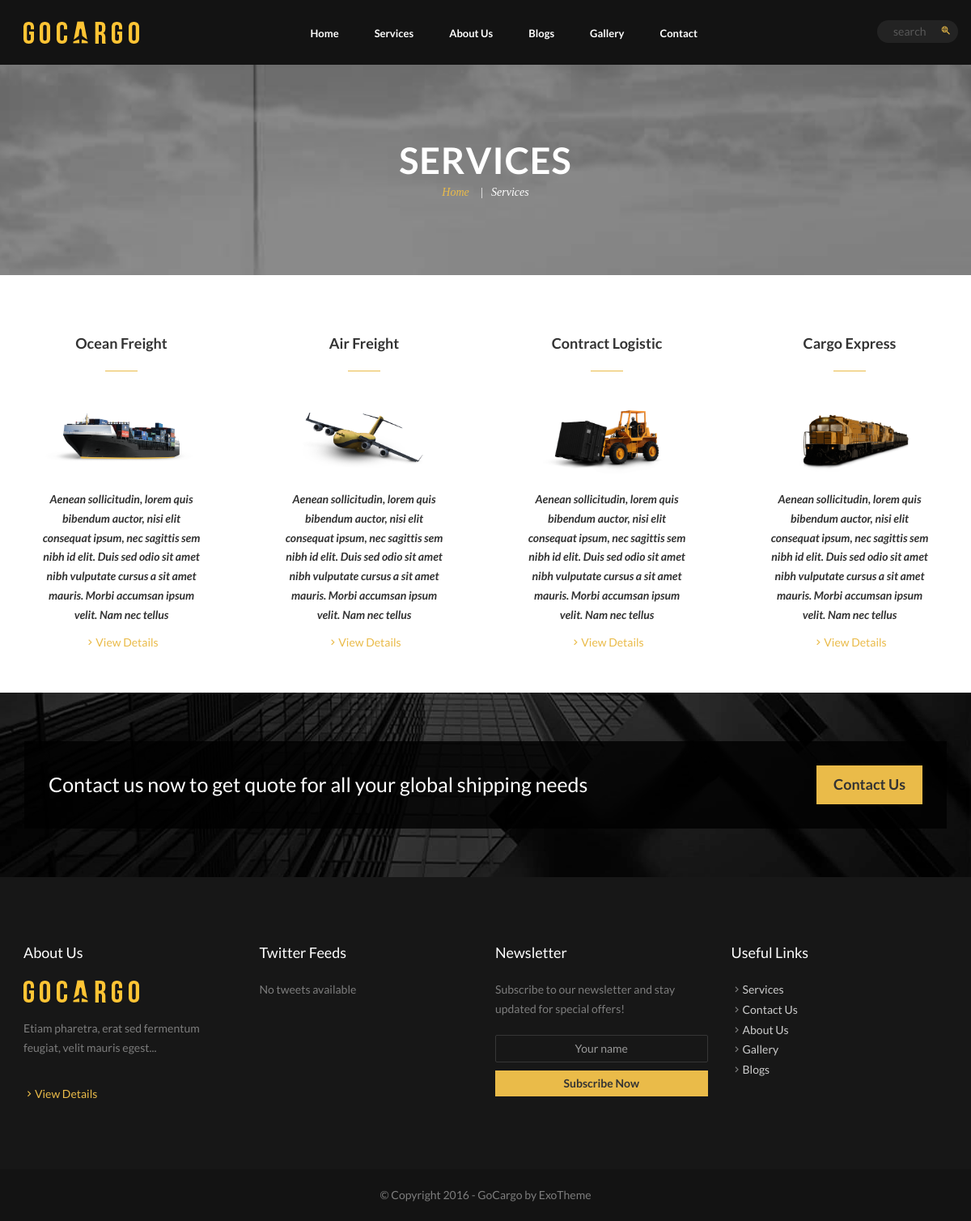
Page /en/services on the committed database.
### app/models.py (models this page shows, shortened)
class Service(models.Model):
    title_en = models.CharField(max_length=255)
    title_uz = models.CharField(max_length=255, blank=True, null=True)
    title_ru = models.CharField(max_length=255, blank=True, null=True)
    title_tk = models.CharField(max_length=255, blank=True, null=True)
    description_en = RichTextUploadingField(blank=True, null=True)
    description_uz = RichTextUploadingField(blank=True, null=True)
    description_ru = RichTextUploadingField(blank=True, null=True)
    description_tk = RichTextUploadingField(blank=True, null=True)
    image = models.ImageField(upload_to=set_blog)
    status = models.BooleanField(default=True)
    created_at = models.DateTimeField(auto_now_add=True)
    updated_at = models.DateTimeField(auto_now=True)

class Blog(models.Model):
    BLOG_TYPE = (
        ('blog', 'BLOG'),
        ('about', 'ABOUT'),
        ('client', 'CLIENT'),
        ('people', 'PEOPLE'),
        ('company', 'COMPANY'),
        ('career', 'CAREER'),
        ('faq', 'FAQ')
    )
    title_en = models.CharField(max_length=255)
    title_uz = models.CharField(max_length=255, blank=True, null=True)
    title_ru = models.CharField(max_length=255, blank=True, null=True)
    title_tk = models.CharField(max_length=255, blank=True, null=True)
    description_en = RichTextUploadingField(blank=True, null=True)
    description_uz = RichTextUploadingField(blank=True, null=True)
    description_ru = RichTextUploadingField(blank=True, null=True)
    description_tk = RichTextUploadingField(blank=True, null=True)
    is_home = models.BooleanField(default=False)
    status = models.BooleanField(default=True)
    image = models.ImageField(blank=True, null=True)
    type = models.CharField(choices=BLOG_TYPE, default='blog', max_length=64)
    created_at = models.DateTimeField(auto_now_add=True)
    updated_at = models.DateTimeField(auto_now=True)

### app/views.py (the view)
# urls.py: path('services', ServicesListView.as_view(), name='services'),
class ServicesListView(ListView):
    paginate_by = 12
    template_name = 'services.html'
    def get_context_data(self, **kwargs):
        context = super(ServicesListView, self).get_context_data(**kwargs)
        query = self.request.GET.get('search')
        context["query"] = query
        context['services'] = Service.objects.all()
        context['about'] = Blog.objects.filter(type='about').first()
        return context
    def get_queryset(self, *args, **kwargs):
        query = self.request.GET.get('search', None)
        print('request', self.request.GET)
        if query is not None:
            return Service.objects.search(query)
        if 'ordering' in self.request.GET:
            value = self.request.GET['ordering']
            return Service.objects.filter(status=True).order_by(value)
        return Service.objects.filter(status=True).order_by('-id')
    def get(self, request, *args, **kwargs):
        print('here')
        return super(ServicesListView, self).get(request, *args, **kwargs)

### app/templates/services.html (shortened to what this page needs)
<!DOCTYPE html>
{% extends 'base.html' %}
{% load static i18n %}
{% block body %}
    <section id="subheader" class="page-service no-bottom" data-stellar-background-ratio="0.5">
        <div class="inner">
            <div class="container">
                <div class="row">
                    <div class="col-md-12">
                        <h1>{% trans 'Services'%}</h1>
                        <div class="crumb">
                            <div>
                                <ul>
                                    <li><a href="{% url 'home' %}">{% trans 'Home' %}</a></li>
                                    <li>{% trans 'Services' %}</li>
                                </ul>
                            </div>
                        </div>
                    </div>
                </div>
            </div>
        </div>
    </section>
    <div id="content" class="no-padding">
        <section class="no-padding">
            <div class="container-fullwidth">
                {% for service in services %}
                <div class="box-service one-fourth">
                    <div class="bg-color-fx padding-5 text-center">
                        <h3>{% if LANGUAGE_CODE == 'uz' %}
                                {{ service.title_uz }}
                            {% elif LANGUAGE_CODE == 'ru' %}
                                {{ service.title_ru }}
                            {% elif LANGUAGE_CODE == 'tk' %}
                                {{ service.title_tk }}
                            {% else %}
                                {{ service.title_en }}
                            {% endif %}</h3>
                        <div class="tiny-border margintop10 marginbottom10"></div>
                        <img src="{{service.image.url}}" class="img-responsive margintop20 marginbottom20 wow fadeInRight"
                             alt=""/>
                        <p>{% if LANGUAGE_CODE == 'uz' %}
                                {{ service.description_uz |safe |slice:":250"}}
                            {% elif LANGUAGE_CODE == 'ru' %}
                                {{ service.description_ru |safe |slice:":250"}}
                            {% elif LANGUAGE_CODE == 'tk' %}
                                {{ service.description_tk |safe |slice:":250"}}
                            {% else %}
                                {{ service.description_en |safe |slice:":250"}}
                            {% endif %}</p>
                        <a href="{% url 'services-detail' service.id %}" class="btn-arrow hover-light"><span
                                class="mdi mdi-chevron-right">View Details</span></a>
                    </div>
                </div>
                {% endfor %}
            </div>
        </section>
        <section id="section-cta-2" class="cta light-text" data-stellar-background-ratio="0.5" class="light-text">
            <div class="container">
                <div class="row">
                    <div class="col-md-12">
                        <div class="padding30 overlaydark80 wow fadeIn">
                            <div class="row">
                                <div class="col-md-10">
                                    <h2 class="mb0 mt10">Contact us now to get quote for all your global shipping
                                        needs</h2>
                                </div>
                                <div class="col-md-2 text-right">
                                    <a href="#" class="btn btn-custom">Contact Us</a>
                                </div>
                            </div>
                        </div>
                    </div>
                </div>
            </div>
        </section>
    </div>
{% endblock %}

### app/templates/base.html (shortened to what this page needs)
<!DOCTYPE html>
{% load static %}
{% load i18n tags %}
{% get_current_language as LANGUAGE_CODE %}
<html lang="en">
<head>
    <link href="{% static 'css/main.css' %}" rel="stylesheet" type="text/css">
    <link rel="stylesheet" href="{% static 'master/css/materialdesignicons.css'%}">
</head>
<body>
<div id="wrapper">
    <header>
        <div class="container">
            <div class="row">
                <div class="col-md-3">
                    <div id="logo">
                        <div class="inner">
                            <a href="{% url 'home' %}">
                                <img src="../../media/gallery/logo.png" alt="" class="logo-1">
                            </a>
                        </div>
                    </div>
                </div>
                <div class="col-md-9">
                    <nav id="mainmenu-container">
                        <ul id="mainmenu">
                            <li><a href="{% url 'home' %}">Home</a></li>
                            <li><a href="{% url 'services' %}">Services</a></li>
                            <li><a href="{% url 'about' %}">About Us</a></li>
                            <li><a href="{% url 'blogs' %}">Blogs</a></li>
                            <li><a href="{% url 'gallery' %}">Gallery</a></li>
                            <li><a href="{% url 'contact' %}">Contact</a></li>
                        </ul>
                    </nav>
                    <div class="search text-right">
                        <input type="text" name="search" id="search" placeholder="search">
                        <button type="submit" class="btn-search-icon">
                            <i class="mdi mdi-search-web"></i>
                        </button>
                    </div>
                </div>
            </div>
        </div>
    </header>
    {% block body %}
    {% endblock %}
    <footer class="sticky">
        <div class="container">
            <div class="row">
                <div class="col-md-3">
                    <div class="widget widget_tags">
                        <h3>About Us</h3>
                        <img src="img/logo.png" alt="" class="marginbottom20">
                        {% if LANGUAGE_CODE == 'uz' %}
                            {{ about.description_uz |safe |slice:":250"}}
                        {% elif LANGUAGE_CODE == 'ru' %}
                        {{ about.description_ru |safe |slice:":250"}}
                        {% elif LANGUAGE_CODE == 'tk' %}
                            {{ about.description_ru |safe |slice:":250"}}
                        {% else %}
                            {{ about.description_en |safe |slice:":250"}}
                        {% endif %}
                        <br>
                    <a href="{% url 'about' %}" class="btn-arrow id-color hover-light"><span class=""><i class="mdi mdi-chevron-right"></i>View Details</span></a>
                    </div>
                </div>
                <div class="col-md-3">
                    <div class="widget">
                        <h3>Twitter Feeds</h3>
                        <div id="tweecool" class="twitter-widget"></div>
                    </div>
                </div>
                <div class="col-md-3">
                    <div class="widget">
                        <h3>Newsletter</h3>
                        Subscribe to our newsletter and stay updated for special offers!
                        <div class="divider"></div>
                        <input type="text" class="form-control form-border text-center marginbottom10" name="email"
                               id="email" placeholder="Your name"/>
                        <input type="submit" id="send" value="Subscribe Now"
                               class="btn btn-custom padding10 width100p"/>
                    </div>
                </div>
                <div class="col-md-3">
                    <div class="widget">
                        <h3>Useful Links</h3>
                        <ul class="">
                            <li><i class="mdi mdi-chevron-right"></i><a href="{%url 'services' %}">Services</a></li>
                            <li><i class="mdi mdi-chevron-right"></i><a href="{%url 'contact' %}">Contact Us</a></li>
                            <li><i class="mdi mdi-chevron-right"></i><a href="{%url 'about' %}">About Us</a></li>
                            <li><i class="mdi mdi-chevron-right"></i><a href="{%url 'gallery' %}">Gallery</a></li>
                            <li><i class="mdi mdi-chevron-right"></i><a href="{%url 'blogs' %}">Blogs</a></li>
                        </ul>
                    </div>
                </div>
            </div>
        </div>
        <div class="subfooter">
            &copy; Copyright 2016 - GoCargo by ExoTheme
        </div>
    </footer>
</div>
</body>
</html>

### app/static/css/rev-settings.css (style rules this page uses)
html { overflow-x:hidden; padding: 0 !important; background:#fff; margin:0px !important; }

### app/static/css/custom.css (style rules this page uses)
section { background:#fdfdfd; padding:90px 0 90px 0; }
header,header.clone { background:#131313; border:none; }
header.clone #mainmenu a { color: #fff; }
header .search input, header.clone .search input[type=text] { background:rgba(255,255,255,.1); color:#fff; }
.btn-search-icon { background:none; border:none; width:40px; }
.btn-search-icon { position:absolute; margin-left:-35px; }
#subheader { padding-top: 80px; background: url(../img/bg/bg-subheader.jpg) fixed; background-size: cover !important; text-align: center; }
#subheader .inner { padding:90px 0 90px 0; }
#subheader.page-service { background: url('../../../media/gallery/background-subheader-2-service.jpg') top fixed; background-size:cover; }
#section-cta-2 { width:100%; background:url('../../../media/gallery/bg-5.jpg'); background-size:cover; padding:60px 0 60px 0 !important; }
.widget { border-bottom:none; padding-bottom:0; }
.tiny-border { height:1px; display:inline-block; }
footer { padding-bottom:0; padding-top:80px; }
#mainmenu-container { font-family: "Lato"; font-size:14px; font-weight: 500; }
#mainmenu a { padding: 10px 22px 8px 22px; }
h2 { font-family:"Lato"; font-size:25px; font-weight:bold; text-transform:none; margin-bottom:20px; }
.cta h2 { font-size:25px; font-weight:500; }
.cta .btn-custom { font-size:18px; }
h3 { font-family:"Lato"; font-size:18px; font-weight:bold; }
.widget h3 { text-transform:none; }
footer { color:#7d7d7d; }
footer.sticky { position:fixed; bottom:0; z-index:-1; width:100%; }
.subfooter { background:#131313; padding:20px 0 20px 0; }
footer h3 { padding-bottom:10px; }
#subheader h1 { font-family:"Lato"; font-weight:bold; font-size:45px; letter-spacing:1px; color:#fff !important; }
h1,.type-wrap.title { font-size:56px; font-weight:800; text-transform:uppercase; line-height:56px; font-weight:normal; color:#fff; margin-bottom:0; }
.btn-custom { text-transform:none; letter-spacing:0; border-radius:0; -moz-border-radius:0; -webkit-border-radius:0; color:#333; padding:10px 20px 10px 20px; }
.animated { -webkit-animation-duration: .75s; animation-duration: .75s; -webkit-animation-fill-mode: both; animation-fill-mode: both; -webkit-animation-timing-function: ease-in-out; animation-timing-function: ease-in-out; }
.crumb li:before { content:"|"; }
.box-service { background:#fff; }

### app/static/css/color/yellow.css (style rules this page uses)
a, .id-color, .list-2-col li:hover a, .list-2-col li:hover:before, .twitter-widget li a, #subheader h1, .counter .num, h1.id-color,h2.id-color, .team-list .name, .timeline-year .date, footer .social i:hover, #mainmenu li:hover a, .news-item a h3, .news-item .fa, .pagination li a, .btn-open-map, .btn-search-icon, .info-box i, .news-item a:hover h4, .news-list-date a:hover h4, .feature-box i, .news-item.style-3 .date .day, .news-item.style-3 .date .month, .exo_tab .exo_nav .nav-item > div h5, .title-with-icon-box > i, #mainmenu li a.active { color:#eabb49; }
.divider-deco span, .box-icon-small i , .tiny-border, .bg-color, .btn-custom, .news-list-date .date, .feature-box.icon-square > i, .owl-custom-nav .btn-next:before, .owl-custom-nav .btn-prev:before, #testi-carousel-2 blockquote, .owl-theme .owl-controls .owl-page.active span, #awards-carousel .overlay, #awards-thumbnail .overlay, .side-nav li.active, .testi-box-1 blockquote, .simple-form input[type=submit], .btn-expand:before, .faq .icon-search, #mainmenu li li a:hover, .pagination li.active a, .news-item .quote, .ex-gallery .small-border, #menu-btn , .timeline.custom-tl > li > .timeline-badge, ul.progress li.active, ul.progress li.beforeactive:before, .small-border, .news-item.style-2 .date, .nav-s1 .owl-controls .owl-page.active span, .input-with-button .btn-submit { background-color:#eabb49; }

### rows in the picture
Service: title_en "Ocean Freight", image (picture), description_en "Aenean sollicitudin, lorem quis bibendum auctor, nisi elit consequat ipsum, nec sagittis sem nibh id elit. Duis sed odio sit amet nibh vulputate cursus a sit amet mauris. Morbi accumsan ipsum velit. Nam nec tellus"
Service: title_en "Air Freight", image (picture), description_en "Aenean sollicitudin, lorem quis bibendum auctor, nisi elit consequat ipsum, nec sagittis sem nibh id elit. Duis sed odio sit amet nibh vulputate cursus a sit amet mauris. Morbi accumsan ipsum velit. Nam nec tellus"
Service: title_en "Contract Logistic", image (picture), description_en "Aenean sollicitudin, lorem quis bibendum auctor, nisi elit consequat ipsum, nec sagittis sem nibh id elit. Duis sed odio sit amet nibh vulputate cursus a sit amet mauris. Morbi accumsan ipsum velit. Nam nec tellus"
Service: title_en "Cargo Express", image (picture), description_en "Aenean sollicitudin, lorem quis bibendum auctor, nisi elit consequat ipsum, nec sagittis sem nibh id elit. Duis sed odio sit amet nibh vulputate cursus a sit amet mauris. Morbi accumsan ipsum velit. Nam nec tellus"
Blog: description_en "Etiam pharetra, erat sed fermentum feugiat, velit mauris egest..."
